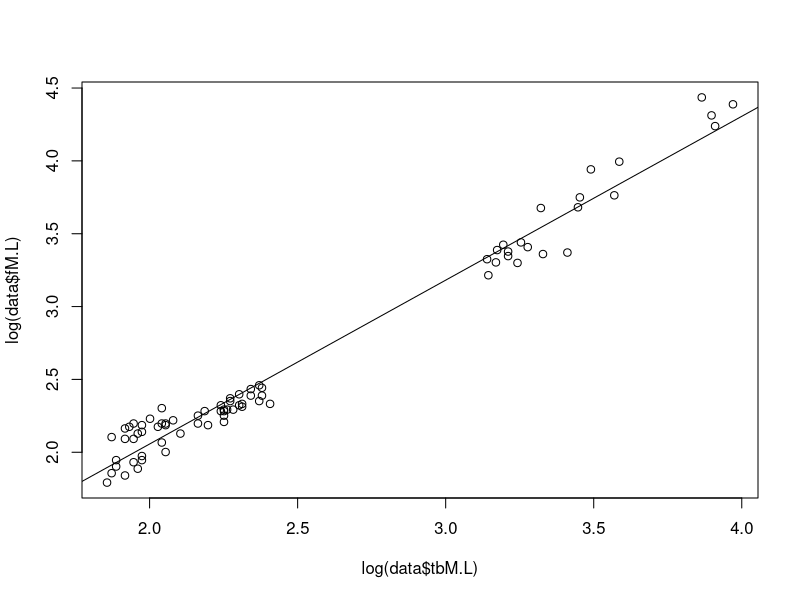
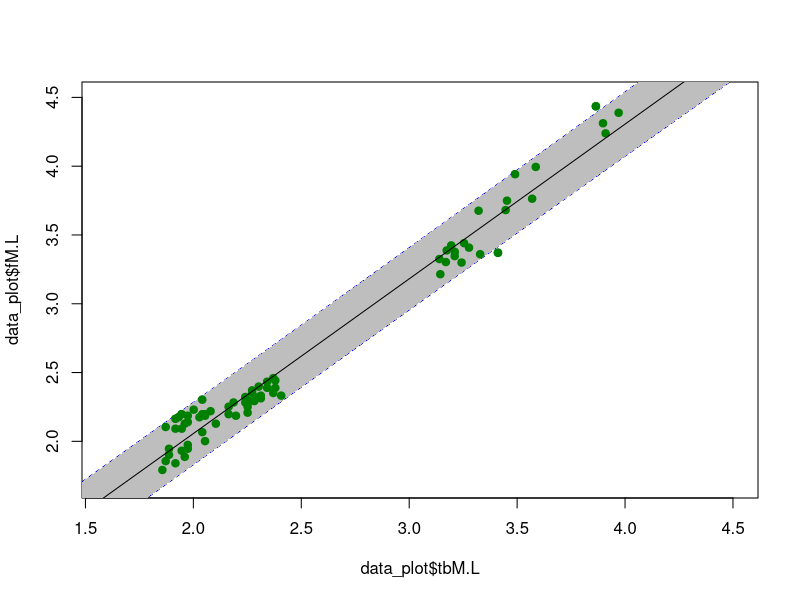
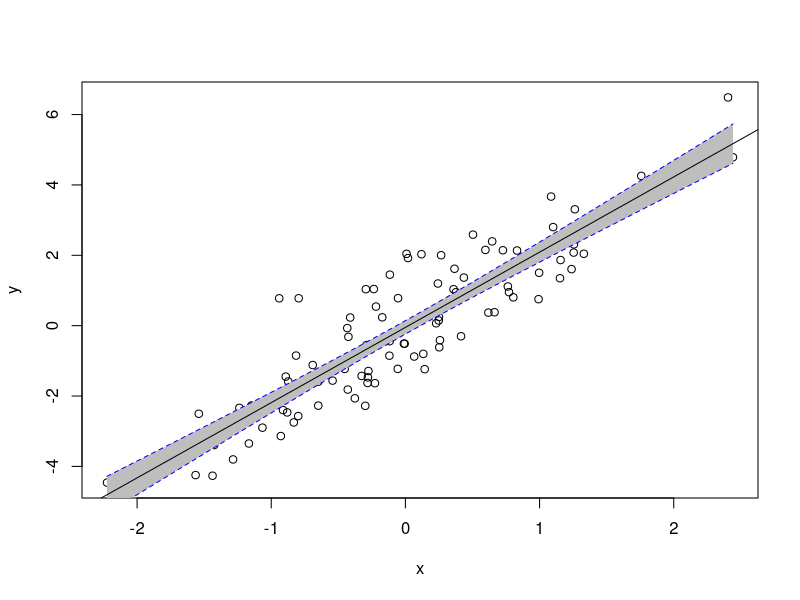

Source code (R) for these figures, in order: (Note: this script raises an error after producing the figures.)
## ---- chunk 1
knitr::opts_chunk$set(echo=FALSE, message=FALSE, results='hide' )
## ---- chunk 2
#this sets the directory to the source directory without having to manually click your way there
library(rstudioapi) # Safely Access the RStudio API
setwd(dirname(getActiveDocumentContext()$path))

#make sure you delete all empty columns/rows by hitting "delete" in excel
data<-read.csv(file = "../Data/Raw/honours_hindlimbs.csv")

## ---- chunk 3
#just a summary of the data
summary(data)


#run a linear model: y is on left, x is on right
reg1 <- lm(log(data$fM.L) ~ log(data$tbM.L))

#here's how to get a summary output
summary(reg1)

#plotting like this NOW HAS x on left, y on right
plot(log(data$fM.L) ~ log(data$tbM.L))
abline(reg1)


## ---- chunk 4

data_noG <- data[-c(77:82),]

#run a linear model: y is on left, x is on right
NoG <- lm(log(data_noG$fM.L) ~ log(data_noG$tbM.L))

#here's how to get a summary output
summary(NoG)


## ---- chunk 5
#Here we're log transforming first, because otherwise things don't work. 
data_plot<- log (data[,3:15])
#getting a model for predicting CIs
model <- lm(fM.L ~ tbM.L, data=data_plot)
summary(model)

#For the interval estimate to work, we need to find the smallest and largest values of x. All this is in https://stackoverflow.com/questions/46459620/plotting-a-95-confidence-interval-for-a-lm-object

#But X in this case has NAs so we're here finding the lowest non-NA value by sorting from smallest to largest and taking the first value
min_x <- sort(data_plot$tbM.L)[1]
max_x <- sort(data_plot$tbM.L, decreasing = TRUE)[1]

#make dummy sequence of x for intervals. 
newx <- seq(min_x-1,max_x+1,by = 0.05 )

#plot confidence intervals

#This only works if the data are already logged. Not my preference but hey.
conf_interval <- predict(model, newdata=data.frame(tbM.L = newx), interval="prediction",    level = 0.95)



plot(data_plot$fM.L ~ data_plot$tbM.L, 
     xlim=c(1.6,4.5), 
     ylim=c(1.7,4.5), 
     pch=19, col="#008000"); abline(model, col="black" )

lines(newx, conf_interval[,2], col="blue", lty=2)
lines(newx, conf_interval[,3], col="blue", lty=2)

#fill in area between regression line and confidence interval - very pretty but then you have to re-plot the points
polygon(c(rev(newx), newx), c(rev(conf_interval[ ,3]), conf_interval[ ,2]), col = 'grey', border = NA)



points(data_plot$fM.L ~ data_plot$tbM.L, 
     
     pch=19, col="#008000"); abline(model, col="black" )






#add row names to your plot
#text(log(data$fM.L) ~ log(data$tbM.L), labels=data$species )


## ---- chunk 6

#make this example reproducible
set.seed(0)

#create dataset
x <- rnorm(100)
y <- x*2 + rnorm(100)
df <- data.frame(x = x, y = y)

#fit linear regression model
model <- lm(y ~ x, data = df) 

#get predicted y values using regression equation
newx <- seq(min(df$x), max(df$x), length.out=100)
preds <- predict(model, newdata = data.frame(x=newx), interval = 'confidence')

#create plot of x vs. y
plot(y ~ x, data = df)

#fill in area between regression line and confidence interval
polygon(c(rev(newx), newx), c(rev(preds[ ,3]), preds[ ,2]), col = 'grey', border = NA)

#add fitted regression line
abline(model)

#add dashed lines for confidence bands
lines(newx, preds[ ,3], lty = 'dashed', col = 'blue')
lines(newx, preds[ ,2], lty = 'dashed', col = 'blue')


p















## ---- chunk 7

#linear model of the length vs width of the femur excluding Genyornis
noGFLW <- lm(log(data_noG$fL) ~ log(data_noG$fM.L))

#summary of the linear model of the length vs width of the femur excluding Genyornis
summary(noGFLW)

#plot of the length vs width of the femur
plot(log(data$fL) ~ log(data$fM.L), pch=19, col="#008000"); abline(noGFLW, col="black")









#getting a model for predicting CIs
modelFLW <- lm(fL ~ fM.L, data=data_plot)
summary(modelFLW)

#For the interval estimate to work, we need to find the smallest and largest values of x. All this is in https://stackoverflow.com/questions/46459620/plotting-a-95-confidence-interval-for-a-lm-object

#But X in this case has NAs so we're here finding the lowest non-NA value by sorting from smallest to largest and taking the first value
min_xW <- sort(data_plot$fM.L)[1]
max_xW <- sort(data_plot$fM.L, decreasing = TRUE)[1]

#make dummy sequence of x for intervals. 
newxW <- seq(min_xW-1,max_xW+1,by = 0.05 )

#plot confidence intervals

#This only works if the data are already logged. Not my preference but hey.
conf_intervalW <- predict(modelFLW, newdata=data.frame(fM.L = newxW), interval="prediction",    level = 0.95)



plot(data_plot$fL ~ data_plot$fM.L, 
     pch=19, col="#008000"); abline(modelFLW, col="black" )

lines(newxW, conf_intervalW [,2], col="blue", lty=2)
lines(newxW, conf_intervalW [,3], col="blue", lty=2)

#fill in area between regression line and confidence interval - very pretty but then you have to re-plot the points
polygon(c(rev(newxW), newxW), c(rev(conf_intervalW [ ,3]), conf_intervalW[ ,2]), col = 'grey', border = NA)



points(data_plot$fL ~ data_plot$fM.L, 
     
     pch=19, col="#008000"); abline(modelFLW, col="black" )












#text to data points
#text(log(data$fL) ~ log(data$fM.L), label=data$species)

## ---- chunk 8
